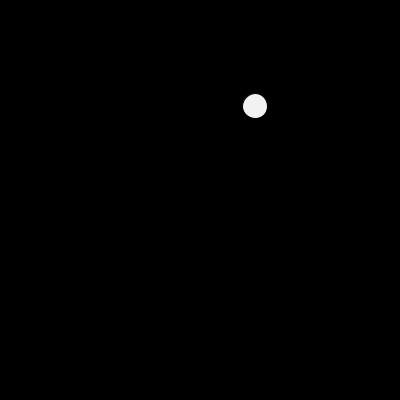
Frame 1 (no input)
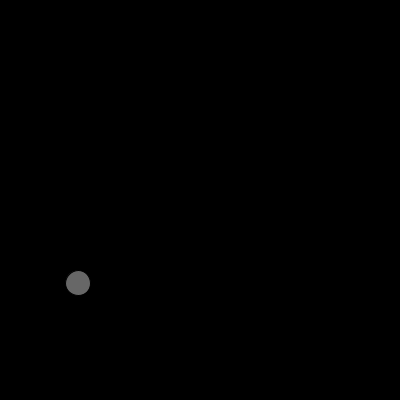
Frame 60 (the mouse pressed at the canvas centre just before this capture)
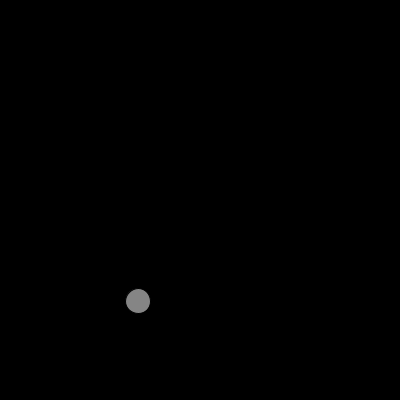
Frame 120 (the mouse held since frame 60 and released just before this capture)

The Processing sketch that drew these frames (run headless with seeded random() and noise(); from frame 60 on, the mouse is pressed at the canvas centre):

// Processing sketch: processing_82631
// ── processing_82631.pde

//Eric Trinh, BouncingBall, CP1 mods 16-17
//url: http://ericsprogrammingsite.host22.com/BouncingBall.html

eric Ball;
void setup()
{
  Ball = new eric();
  size(400, 400);
}
void draw()
{
  Ball.move();
  Ball.bounce();
  background(0);
  Ball.exist();
  }
  class eric
{
  int x, y;
  boolean up, right;
  eric()
  {
    x = int(random(400));
    y = int(random(400));
    up = false;
    right = false;
  }
  void exist()
  {
    fill(int(random(255)));
    ellipse(x, y, 25, 25);
  }
  void move()
  {
    if (right == true)
    {
      x+=3;
    }
    else
    {
      x-=3;
    }
    if (up == true)
    {
      y-=3;
    }
    else
    {
      y+=3;
    }
  }
  void bounce()
  {
    if (x < 20)
    {
      right = true;
    }
    if (x > 380)
    {
      right = false;
    }
    if (y < 20)
    {
      up = false;
    }
    if (y > 380)
    {
      up = true;
    }
  }
}
